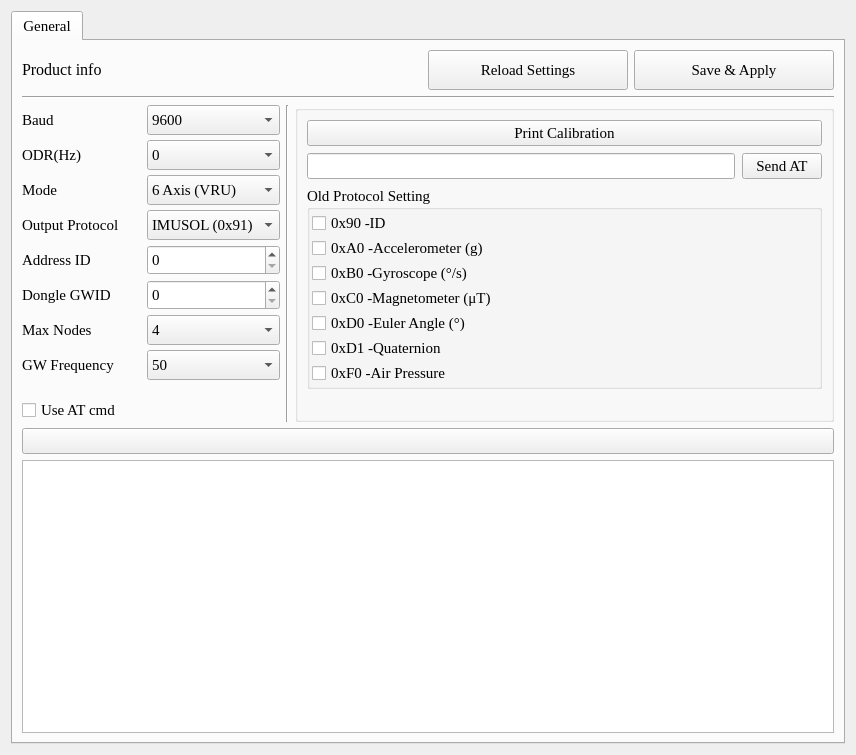
<?xml version="1.0" encoding="UTF-8"?>
<ui version="4.0">
 <class>CHSettingForm</class>
 <widget class="QWidget" name="CHSettingForm">
  <property name="windowModality">
   <enum>Qt::ApplicationModal</enum>
  </property>
  <property name="geometry">
   <rect>
    <x>0</x>
    <y>0</y>
    <width>856</width>
    <height>755</height>
   </rect>
  </property>
  <property name="sizePolicy">
   <sizepolicy hsizetype="Maximum" vsizetype="Maximum">
    <horstretch>0</horstretch>
    <verstretch>0</verstretch>
   </sizepolicy>
  </property>
  <property name="minimumSize">
   <size>
    <width>0</width>
    <height>0</height>
   </size>
  </property>
  <property name="maximumSize">
   <size>
    <width>5000</width>
    <height>5000</height>
   </size>
  </property>
  <property name="font">
   <font>
    <family>Times New Roman</family>
    <pointsize>10</pointsize>
   </font>
  </property>
  <property name="windowTitle">
   <string>Form</string>
  </property>
  <layout class="QVBoxLayout" name="verticalLayout_13">
   <item>
    <widget class="QTabWidget" name="tabWidget">
     <property name="font">
      <font>
       <family>Times New Roman</family>
       <pointsize>11</pointsize>
      </font>
     </property>
     <property name="currentIndex">
      <number>0</number>
     </property>
     <property name="movable">
      <bool>false</bool>
     </property>
     <widget class="QWidget" name="tab">
      <attribute name="title">
       <string>General</string>
      </attribute>
      <layout class="QVBoxLayout" name="verticalLayout_7">
       <item>
        <layout class="QHBoxLayout" name="horizontalLayout_7">
         <item>
          <widget class="QLabel" name="Label_ProdInfo">
           <property name="sizePolicy">
            <sizepolicy hsizetype="Preferred" vsizetype="Fixed">
             <horstretch>0</horstretch>
             <verstretch>0</verstretch>
            </sizepolicy>
           </property>
           <property name="minimumSize">
            <size>
             <width>0</width>
             <height>0</height>
            </size>
           </property>
           <property name="font">
            <font>
             <family>Times New Roman</family>
             <pointsize>12</pointsize>
            </font>
           </property>
           <property name="text">
            <string>Product info</string>
           </property>
          </widget>
         </item>
         <item>
          <spacer name="horizontalSpacer">
           <property name="orientation">
            <enum>Qt::Horizontal</enum>
           </property>
           <property name="sizeHint" stdset="0">
            <size>
             <width>40</width>
             <height>20</height>
            </size>
           </property>
          </spacer>
         </item>
         <item>
          <widget class="QPushButton" name="LoadParamBTN">
           <property name="minimumSize">
            <size>
             <width>200</width>
             <height>40</height>
            </size>
           </property>
           <property name="text">
            <string>Reload Settings</string>
           </property>
          </widget>
         </item>
         <item>
          <widget class="QPushButton" name="RSTBTN">
           <property name="minimumSize">
            <size>
             <width>200</width>
             <height>40</height>
            </size>
           </property>
           <property name="text">
            <string>Save &amp;&amp; Apply</string>
           </property>
          </widget>
         </item>
        </layout>
       </item>
       <item>
        <widget class="Line" name="line_2">
         <property name="orientation">
          <enum>Qt::Horizontal</enum>
         </property>
        </widget>
       </item>
       <item>
        <layout class="QGridLayout" name="gridLayout">
         <item row="0" column="1">
          <widget class="Line" name="line_3">
           <property name="orientation">
            <enum>Qt::Vertical</enum>
           </property>
          </widget>
         </item>
         <item row="0" column="0">
          <layout class="QVBoxLayout" name="verticalLayout_8">
           <property name="spacing">
            <number>5</number>
           </property>
           <item>
            <layout class="QFormLayout" name="formLayout">
             <property name="sizeConstraint">
              <enum>QLayout::SetFixedSize</enum>
             </property>
             <item row="0" column="0">
              <widget class="QLabel" name="label_7">
               <property name="text">
                <string>Baud</string>
               </property>
              </widget>
             </item>
             <item row="0" column="1">
              <widget class="QComboBox" name="CB_Baud">
               <property name="minimumSize">
                <size>
                 <width>0</width>
                 <height>30</height>
                </size>
               </property>
               <property name="editable">
                <bool>false</bool>
               </property>
               <property name="currentText">
                <string>9600</string>
               </property>
               <item>
                <property name="text">
                 <string>9600</string>
                </property>
               </item>
               <item>
                <property name="text">
                 <string>115200</string>
                </property>
               </item>
               <item>
                <property name="text">
                 <string>460800</string>
                </property>
               </item>
               <item>
                <property name="text">
                 <string>921600</string>
                </property>
               </item>
              </widget>
             </item>
             <item row="1" column="0">
              <widget class="QLabel" name="label_3">
               <property name="text">
                <string>ODR(Hz)</string>
               </property>
              </widget>
             </item>
             <item row="1" column="1">
              <widget class="QComboBox" name="CB_ODR">
               <property name="minimumSize">
                <size>
                 <width>0</width>
                 <height>30</height>
                </size>
               </property>
               <property name="editable">
                <bool>false</bool>
               </property>
               <property name="currentText">
                <string>0</string>
               </property>
               <item>
                <property name="text">
                 <string>0</string>
                </property>
               </item>
               <item>
                <property name="text">
                 <string>1</string>
                </property>
               </item>
               <item>
                <property name="text">
                 <string>10</string>
                </property>
               </item>
               <item>
                <property name="text">
                 <string>50</string>
                </property>
               </item>
               <item>
                <property name="text">
                 <string>100</string>
                </property>
               </item>
               <item>
                <property name="text">
                 <string>200</string>
                </property>
               </item>
               <item>
                <property name="text">
                 <string>400</string>
                </property>
               </item>
              </widget>
             </item>
             <item row="2" column="0">
              <widget class="QLabel" name="Label_Mode">
               <property name="text">
                <string>Mode</string>
               </property>
              </widget>
             </item>
             <item row="2" column="1">
              <widget class="QComboBox" name="CB_Mode">
               <property name="minimumSize">
                <size>
                 <width>0</width>
                 <height>30</height>
                </size>
               </property>
               <property name="editable">
                <bool>false</bool>
               </property>
               <property name="currentText">
                <string>6 Axis (VRU)</string>
               </property>
               <item>
                <property name="text">
                 <string extracomment="test comments">6 Axis (VRU)</string>
                </property>
               </item>
               <item>
                <property name="text">
                 <string>9 Axis (AHRS)</string>
                </property>
               </item>
              </widget>
             </item>
             <item row="3" column="0">
              <widget class="QLabel" name="Label_PTL">
               <property name="minimumSize">
                <size>
                 <width>120</width>
                 <height>0</height>
                </size>
               </property>
               <property name="text">
                <string>Output Protocol</string>
               </property>
              </widget>
             </item>
             <item row="3" column="1">
              <widget class="QComboBox" name="CB_PTL">
               <property name="minimumSize">
                <size>
                 <width>0</width>
                 <height>30</height>
                </size>
               </property>
               <item>
                <property name="text">
                 <string>IMUSOL (0x91)</string>
                </property>
               </item>
               <item>
                <property name="text">
                 <string>OLD</string>
                </property>
               </item>
              </widget>
             </item>
             <item row="4" column="0">
              <widget class="QLabel" name="Label_ID">
               <property name="sizePolicy">
                <sizepolicy hsizetype="Preferred" vsizetype="Preferred">
                 <horstretch>0</horstretch>
                 <verstretch>0</verstretch>
                </sizepolicy>
               </property>
               <property name="text">
                <string>Address ID</string>
               </property>
              </widget>
             </item>
             <item row="4" column="1">
              <widget class="QSpinBox" name="SB_ID">
               <property name="minimumSize">
                <size>
                 <width>0</width>
                 <height>30</height>
                </size>
               </property>
              </widget>
             </item>
             <item row="5" column="0">
              <widget class="QLabel" name="Label_GWID">
               <property name="minimumSize">
                <size>
                 <width>120</width>
                 <height>0</height>
                </size>
               </property>
               <property name="text">
                <string>Dongle GWID</string>
               </property>
              </widget>
             </item>
             <item row="6" column="0">
              <widget class="QLabel" name="Label_MaxNodeSize">
               <property name="text">
                <string>Max Nodes</string>
               </property>
              </widget>
             </item>
             <item row="7" column="0">
              <widget class="QLabel" name="Label_GWFRQ">
               <property name="text">
                <string>GW Frequency</string>
               </property>
              </widget>
             </item>
             <item row="6" column="1">
              <widget class="QComboBox" name="CB_MaxNodeSize">
               <property name="minimumSize">
                <size>
                 <width>0</width>
                 <height>30</height>
                </size>
               </property>
               <item>
                <property name="text">
                 <string>4</string>
                </property>
               </item>
               <item>
                <property name="text">
                 <string>8</string>
                </property>
               </item>
               <item>
                <property name="text">
                 <string>16</string>
                </property>
               </item>
              </widget>
             </item>
             <item row="5" column="1">
              <widget class="QSpinBox" name="SB_GWID">
               <property name="minimumSize">
                <size>
                 <width>0</width>
                 <height>30</height>
                </size>
               </property>
              </widget>
             </item>
             <item row="7" column="1">
              <widget class="QComboBox" name="CB_GWFRQ">
               <property name="minimumSize">
                <size>
                 <width>0</width>
                 <height>30</height>
                </size>
               </property>
               <item>
                <property name="text">
                 <string>50</string>
                </property>
               </item>
               <item>
                <property name="text">
                 <string>100</string>
                </property>
               </item>
              </widget>
             </item>
            </layout>
           </item>
           <item>
            <spacer name="verticalSpacer">
             <property name="orientation">
              <enum>Qt::Vertical</enum>
             </property>
             <property name="sizeHint" stdset="0">
              <size>
               <width>20</width>
               <height>13</height>
              </size>
             </property>
            </spacer>
           </item>
           <item>
            <widget class="QCheckBox" name="CB_Advanced">
             <property name="layoutDirection">
              <enum>Qt::LeftToRight</enum>
             </property>
             <property name="text">
              <string>Use AT cmd</string>
             </property>
            </widget>
           </item>
          </layout>
         </item>
         <item row="0" column="2">
          <layout class="QVBoxLayout" name="verticalLayout_11">
           <item>
            <widget class="QGroupBox" name="GB_Advanced">
             <property name="title">
              <string/>
             </property>
             <layout class="QVBoxLayout" name="verticalLayout_12">
              <property name="spacing">
               <number>7</number>
              </property>
              <item>
               <widget class="QPushButton" name="BTN_PrintCalib">
                <property name="text">
                 <string>Print Calibration</string>
                </property>
               </widget>
              </item>
              <item>
               <layout class="QHBoxLayout" name="horizontalLayout_3">
                <item>
                 <widget class="QLineEdit" name="LE_ATCMD"/>
                </item>
                <item>
                 <widget class="QPushButton" name="BTN_ATCMD">
                  <property name="text">
                   <string>Send AT</string>
                  </property>
                 </widget>
                </item>
               </layout>
              </item>
              <item>
               <widget class="QGroupBox" name="GB_OldPTL">
                <property name="title">
                 <string>Old Protocol Setting</string>
                </property>
                <layout class="QVBoxLayout" name="verticalLayout_10">
                 <property name="spacing">
                  <number>1</number>
                 </property>
                 <property name="leftMargin">
                  <number>2</number>
                 </property>
                 <property name="topMargin">
                  <number>1</number>
                 </property>
                 <property name="rightMargin">
                  <number>2</number>
                 </property>
                 <property name="bottomMargin">
                  <number>1</number>
                 </property>
                 <item>
                  <widget class="QCheckBox" name="CB_90">
                   <property name="text">
                    <string>0x90 -ID</string>
                   </property>
                  </widget>
                 </item>
                 <item>
                  <widget class="QCheckBox" name="CB_A0">
                   <property name="text">
                    <string>0xA0 -Accelerometer (g)</string>
                   </property>
                  </widget>
                 </item>
                 <item>
                  <widget class="QCheckBox" name="CB_B0">
                   <property name="text">
                    <string>0xB0 -Gyroscope (°/s)</string>
                   </property>
                  </widget>
                 </item>
                 <item>
                  <widget class="QCheckBox" name="CB_C0">
                   <property name="text">
                    <string>0xC0 -Magnetometer (μT)</string>
                   </property>
                  </widget>
                 </item>
                 <item>
                  <widget class="QCheckBox" name="CB_D0">
                   <property name="text">
                    <string>0xD0 -Euler Angle (°)</string>
                   </property>
                  </widget>
                 </item>
                 <item>
                  <widget class="QCheckBox" name="CB_D1">
                   <property name="text">
                    <string>0xD1 -Quaternion</string>
                   </property>
                  </widget>
                 </item>
                 <item>
                  <widget class="QCheckBox" name="CB_F0">
                   <property name="text">
                    <string>0xF0 -Air Pressure</string>
                   </property>
                  </widget>
                 </item>
                </layout>
               </widget>
              </item>
              <item>
               <spacer name="verticalSpacer_2">
                <property name="orientation">
                 <enum>Qt::Vertical</enum>
                </property>
                <property name="sizeHint" stdset="0">
                 <size>
                  <width>20</width>
                  <height>10</height>
                 </size>
                </property>
               </spacer>
              </item>
             </layout>
            </widget>
           </item>
          </layout>
         </item>
        </layout>
       </item>
       <item>
        <widget class="QPushButton" name="BTN_clearTB">
         <property name="text">
          <string/>
         </property>
         <property name="icon">
          <iconset resource="resources.qrc">
           <normaloff>:/images/clear_text.png</normaloff>:/images/clear_text.png</iconset>
         </property>
        </widget>
       </item>
       <item>
        <widget class="QTextBrowser" name="TB_Termial">
         <property name="html">
          <string>&lt;!DOCTYPE HTML PUBLIC &quot;-//W3C//DTD HTML 4.0//EN&quot; &quot;http://www.w3.org/TR/REC-html40/strict.dtd&quot;&gt;
&lt;html&gt;&lt;head&gt;&lt;meta name=&quot;qrichtext&quot; content=&quot;1&quot; /&gt;&lt;style type=&quot;text/css&quot;&gt;
p, li { white-space: pre-wrap; }
&lt;/style&gt;&lt;/head&gt;&lt;body style=&quot; font-family:'Times New Roman','Times New Roman'; font-size:11pt; font-weight:400; font-style:normal;&quot;&gt;
&lt;p style=&quot;-qt-paragraph-type:empty; margin-top:0px; margin-bottom:0px; margin-left:0px; margin-right:0px; -qt-block-indent:0; text-indent:0px;&quot;&gt;&lt;br /&gt;&lt;/p&gt;&lt;/body&gt;&lt;/html&gt;</string>
         </property>
        </widget>
       </item>
      </layout>
     </widget>
    </widget>
   </item>
  </layout>
 </widget>
 <resources>
  <include location="resources.qrc"/>
 </resources>
 <connections/>
</ui>
